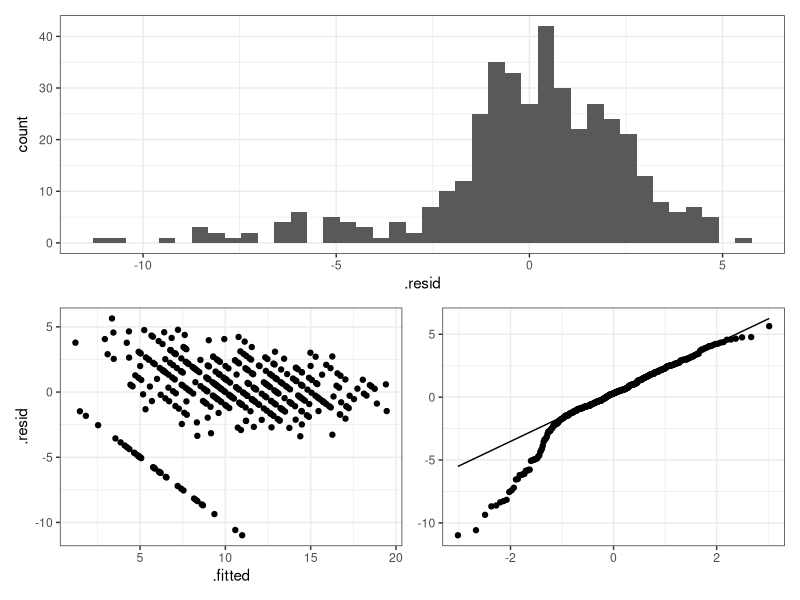
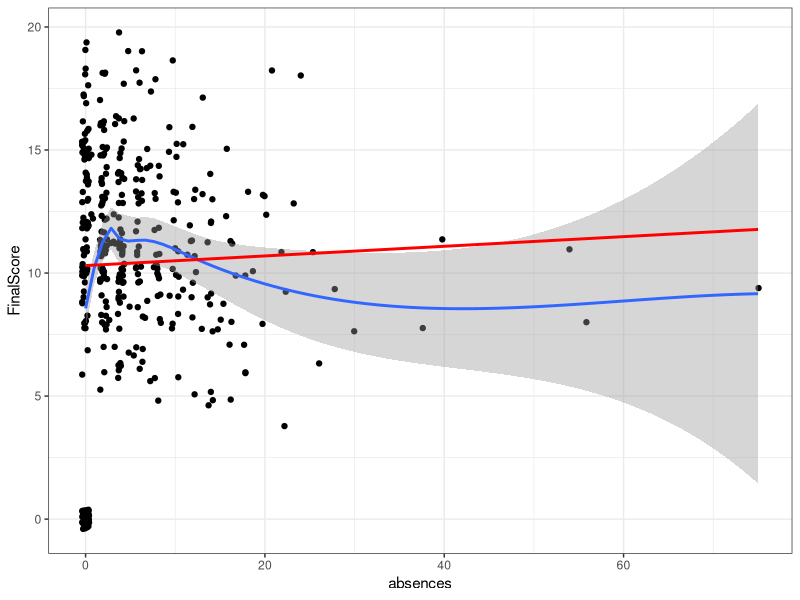
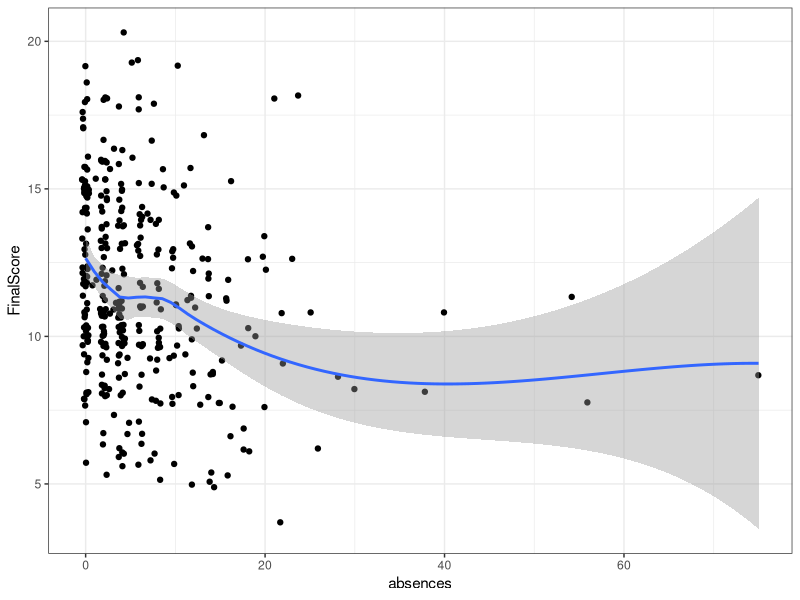
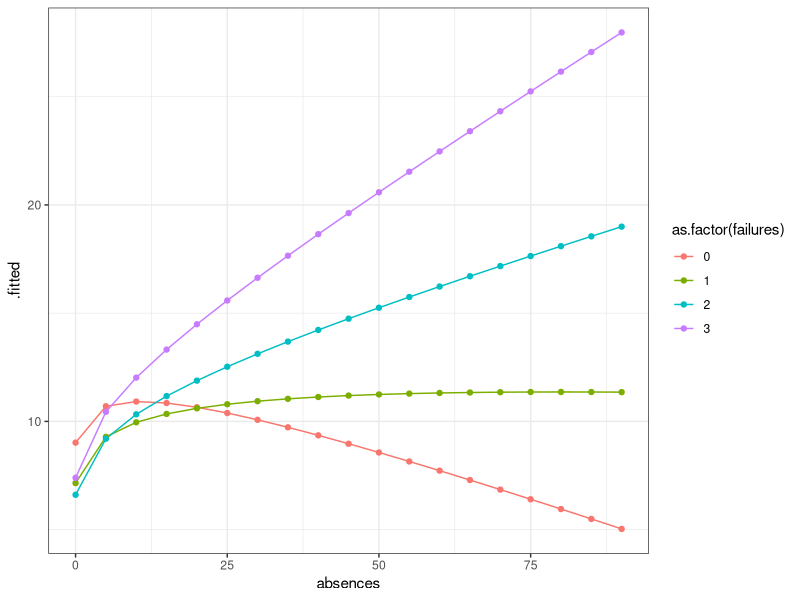
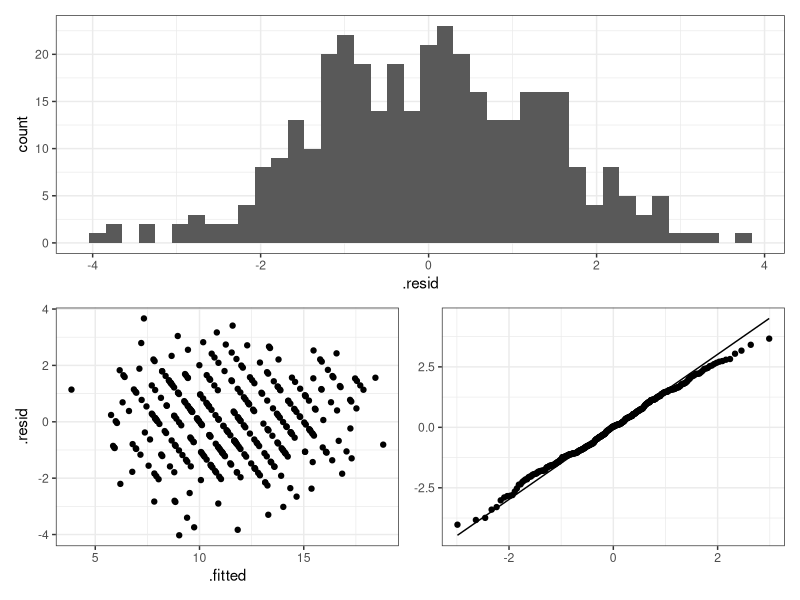

These charts were generated, in order, by the following R code:
## ---- chunk 1
library(tidyverse)
library(patchwork)
theme_set(theme_bw())
grades <- read_csv("data/Mathematics.csv")
## ---- chunk 2
mod1 <- lm(FinalScore ~ ., data = grades)
summary(mod1)
## ---- chunk 3
plot_diag <- function(df) {
  p1 <- ggplot(df, aes(.resid)) +
    geom_histogram(bins = 40)
  

  p2 <- ggplot(df, aes(.fitted, .resid)) +
    geom_point()

  p3 <- ggplot(df, aes(sample = .resid)) +
    geom_qq_line() +
    geom_qq() +
    labs(x = NULL, y = NULL)
  
  p1 / (p2 + p3)
}

broom::augment(mod1) %>% 
  plot_diag()
## ---- chunk 4
broom::augment(mod1) %>% 
  arrange(.resid) %>% 
  select(FinalScore:G1, .fitted, .resid) %>% 
  head(30) %>% 
  knitr::kable()
## ---- chunk 5
ggplot(grades, aes(absences, FinalScore)) +
  geom_jitter() +
  geom_smooth() +
  geom_smooth(method = "lm", se = FALSE, colour = "red")

grades %>% 
  filter(FinalScore > 0) %>% 
  ggplot(aes(absences, FinalScore)) +
  geom_jitter() +
  geom_smooth()
## ---- chunk 6
coef(mod1)[["schoolMS"]] + coef(mod1)[["sexM"]]
## ---- chunk 7
coef(mod1)[["G1"]] * 5
## ---- chunk 8
pred_base <- data.frame(
  sex = "M",
  school = "MS",
  age = 17,
  reason = "reputation",
  Walc = 0,
  absences = 50,
  failures = 0,
  G1 = 10
)

first_pred <- predict(mod1, newdata = pred_base)
first_pred
## ---- chunk 9
second_pred <- pred_base %>% 
  mutate(failures = failures + 2) %>% 
  predict(mod1, newdata = .)
second_pred

second_pred - first_pred
## ---- chunk 10
summary(mod1)$r.squared
## ---- chunk 11
confint(mod1)
## ---- chunk 12
mod2 <- update(mod1, . ~ . + I(failures^2) + log1p(absences) + absences:failures)
summary(mod2)
## ---- chunk 13
summary(mod2)$r.squared
## ---- chunk 14
failres_absences <- pred_base %>% 
  mutate(failures = list(0:3),
         absences = list(c(0, 5, 10, 20, 50))) %>% 
  unnest(failures) %>% 
  unnest(absences) %>% 
  broom::augment(mod2, newdata = .) %>% 
  select(failures, absences, .fitted) %>% 
  mutate(diff = .fitted - lag(.fitted),
         diff = case_when(failures == 0 ~ NA_real_,
                          TRUE ~ diff)) %>% 
  arrange(absences)

failres_absences %>% 
  knitr::kable()
## ---- chunk 15
pred_base %>% 
  mutate(absences = list(seq(0, 93, by = 5)),
         failures = list(0:3)) %>% 
  unnest(failures) %>% 
  unnest(absences) %>% 
  broom::augment(mod2, newdata = .) %>% 
  ggplot(aes(absences, .fitted, colour = as.factor(failures))) +
  geom_line() +
  geom_point()
## ---- chunk 16
max(grades$absences)
## ---- chunk 17
third_pred <- predict(mod2, newdata = pred_base)
third_pred
first_pred - third_pred
## ---- chunk 18
summary(mod1)$sigma
summary(mod2)$sigma
## ---- chunk 19
clean_data <- grades %>% 
  filter(FinalScore > 0)

mod3 <-  update(mod2, data = clean_data)

summary(mod3)

broom::augment(mod3) %>% 
  plot_diag()

mod1_rev <-  update(mod1, data = clean_data)
AIC(mod1_rev, mod3)
summary(mod1_rev)
## ---- chunk 20
library(quantreg)
mod_quant <- rq(FinalScore ~ ., tau = c(.05, .25, .5, .75, .95), data = grades)
summary(mod_quant)
